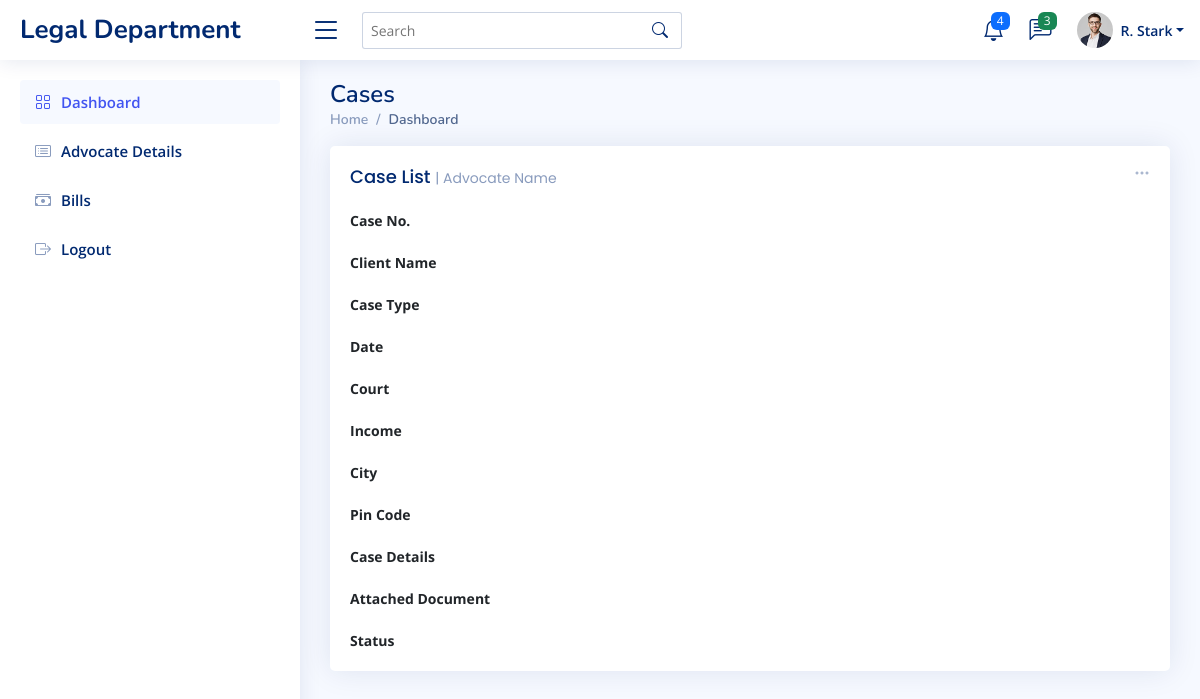
The page /dashboardcases.php?id=101 on the database as committed earlier.
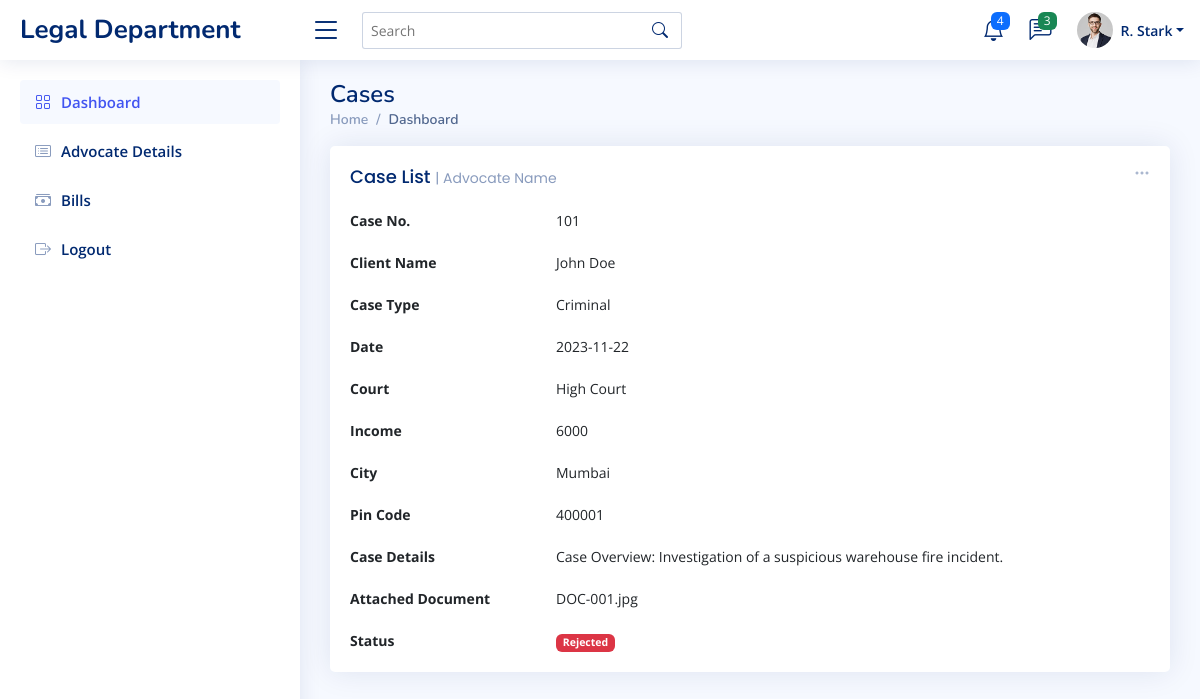
The same page on the database as committed later.
### tables this page shows
CREATE TABLE `detail` (
  `ID` int(100) NOT NULL,
  `case_number` varchar(20) NOT NULL,
  `cilent_name` varchar(50) NOT NULL,
  `case_type` varchar(50) NOT NULL,
  `date` date NOT NULL,
  `court` varchar(20) NOT NULL,
  `income` varchar(20) NOT NULL,
  `city` varchar(20) NOT NULL,
  `pincode` varchar(20) NOT NULL,
  `details` longtext NOT NULL,
  `document` text NOT NULL,
  `status` varchar(22) NOT NULL
);

### dashboardcases.php (the view, shortened to what the changed rows need)
<?php
include("connect.php");
$id = $_GET['id'];
?>
<!DOCTYPE html>
<html lang="en">
<head>
  <link href="assets/vendor/bootstrap/css/bootstrap.min.css" rel="stylesheet">
  <link href="assets/vendor/bootstrap-icons/bootstrap-icons.css" rel="stylesheet">
  <link href="assets/vendor/boxicons/css/boxicons.min.css" rel="stylesheet">
  <link href="assets/vendor/quill/quill.snow.css" rel="stylesheet">
  <link href="assets/vendor/quill/quill.bubble.css" rel="stylesheet">
  <link href="assets/vendor/remixicon/remixicon.css" rel="stylesheet">
  <link href="assets/vendor/simple-datatables/style.css" rel="stylesheet">
  <link href="assets/css/style.css" rel="stylesheet">
</head>
<body>
  <main id="main" class="main">
    <div class="pagetitle">
      <h1>Cases</h1>
    </div>
    <section class="section dashboard">
            <div class="col-12">
              <div class="card recent-sales overflow-auto">
                <div class="card-body">
                  <?php
                  $data=mysqli_query($conn,"select * from detail where 	case_number=$id ");
                  $row = mysqli_fetch_array($data);
                  ?>
                  <div class="row">
                     <div class="col-lg-3 col-md-4 label"><b>Case No.</b></div>
                     <div class="col-lg-9 col-md-8"><?php echo $row["case_number"];?></div>
                  </div><br>
                  <div class="row">
                     <div class="col-lg-3 col-md-4 label"><b>Client Name</b></div>
                     <div class="col-lg-9 col-md-8"><?php echo $row["cilent_name"];?></div>
                  </div><br>
                  <div class="row">
                     <div class="col-lg-3 col-md-4 label"><b>Case Type</b></div>
                     <div class="col-lg-9 col-md-8"><?php echo $row["case_type"];?></div>
                  </div><br>
                  <div class="row">
                     <div class="col-lg-3 col-md-4 label"><b>Date</b></div>
                     <div class="col-lg-9 col-md-8"><?php echo $row["date"];?></div>
                  </div><br>
                  <div class="row">
                     <div class="col-lg-3 col-md-4 label"><b>Court</b></div>
                     <div class="col-lg-9 col-md-8"><?php echo $row["court"];?></div>
                  </div><br>
                  <div class="row">
                     <div class="col-lg-3 col-md-4 label"><b>Income</b></div>
                     <div class="col-lg-9 col-md-8"><?php echo $row["income"];?></div>
                  </div><br>
                  <div class="row">
                     <div class="col-lg-3 col-md-4 label"><b>City</b></div>
                     <div class="col-lg-9 col-md-8"><?php echo $row["city"];?></div>
                  </div><br>
                  <div class="row">
                     <div class="col-lg-3 col-md-4 label"><b>Pin Code</b></div>
                     <div class="col-lg-9 col-md-8"><?php echo $row["pincode"];?></div>
                  </div><br>
                  <div class="row">
                     <div class="col-lg-3 col-md-4 label"><b>Case Details</b></div>
                     <div class="col-lg-9 col-md-8"><?php echo $row["details"];?></div>
                  </div><br>
                  <div class="row">
                     <div class="col-lg-3 col-md-4 label"><b>Attached Document</b></div>
                     <div class="col-lg-9 col-md-8"><?php echo $row["document"];?></div>
                  </div><br>
                  <div class="row">
                  <div class="col-lg-9 col-md-8"><?php if($row["status"]=='pending' ) {?>
                          <span class="badge bg-warning"><?php echo $row["status"]; }?></span>
                        <?php if($row["status"]=='Rejected' )  { ?>
                          <span class="badge bg-danger"><?php echo $row["status"]; }?></div>
                        </div>
                </div>
              </div>
            </div>
    </section>
  </main>
</body>
</html>

Rows that differ between the two databases and show on the page:
added detail: case_number "101", cilent_name "John Doe", case_type "Criminal", date "2023-11-22", court "High Court", income "6000", city "Mumbai", pincode "400001", details "Case Overview: Investigation of a suspicious warehouse fire incident.", document "DOC-001.jpg", status "Rejected"
